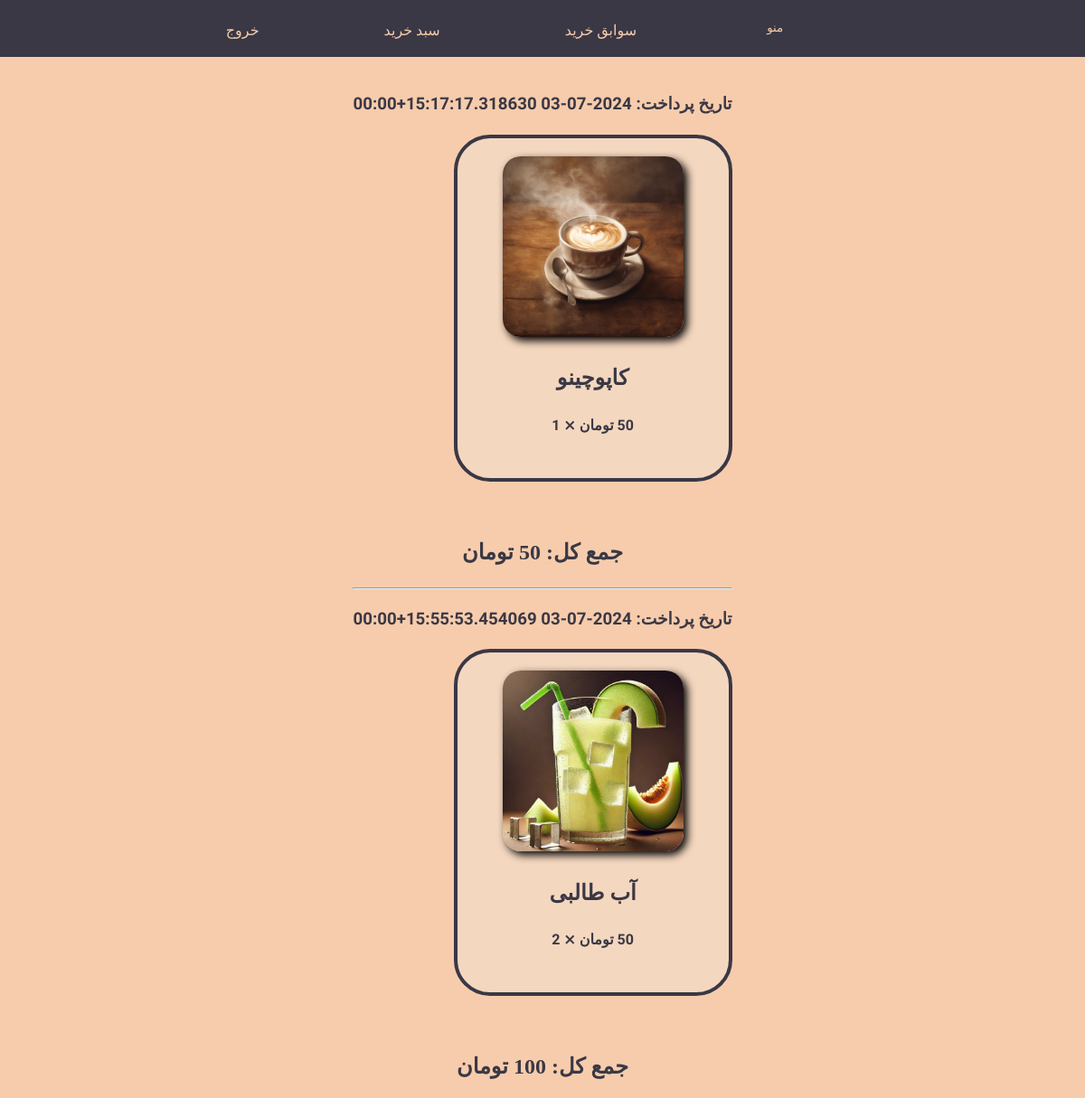
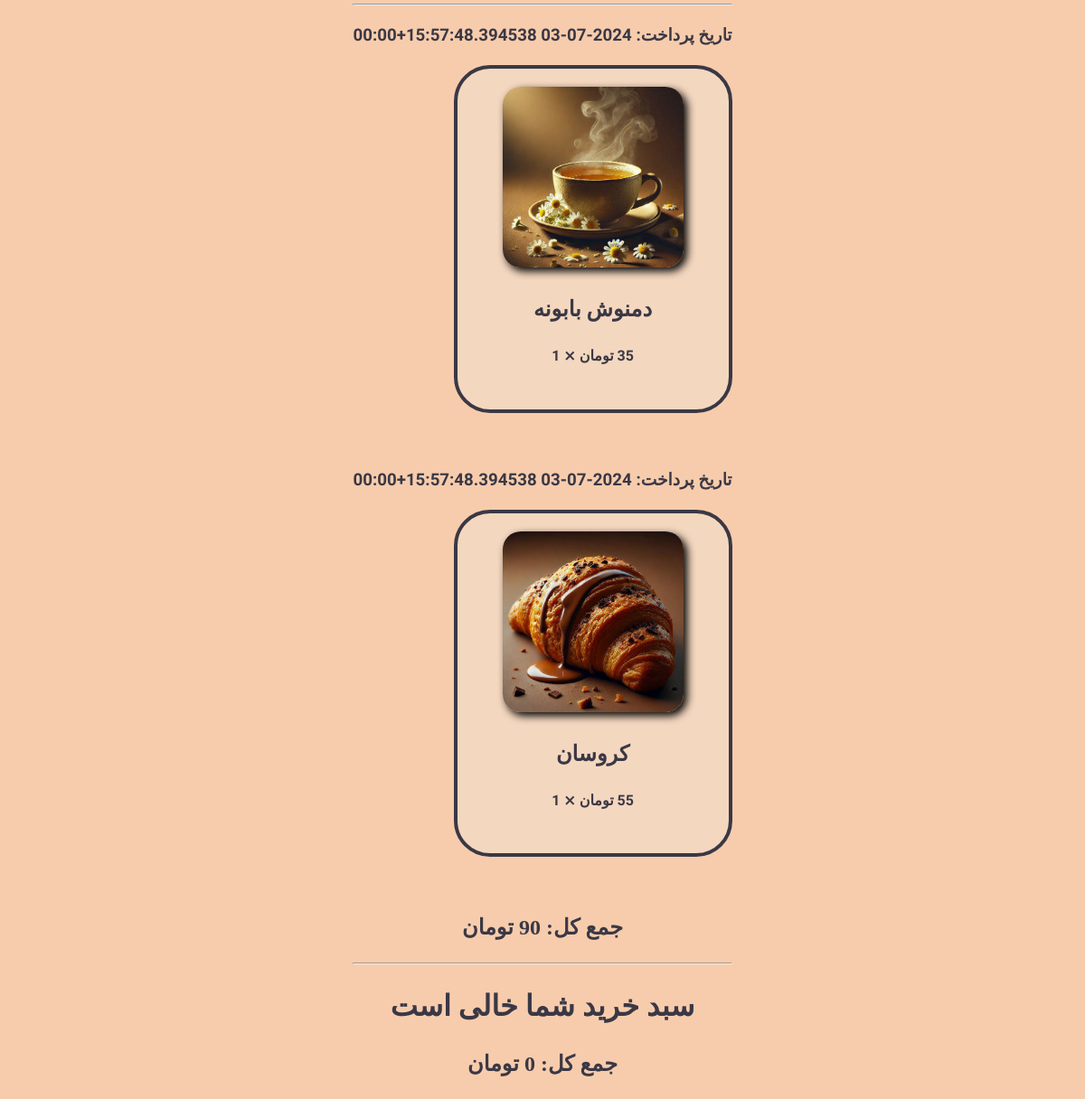
The app's page /cart/history (signed in) with its own data (2 pictures, top to bottom).
### accounts/models.py (models this page shows, shortened)
class CartItem(models.Model):
    cart = models.ForeignKey(Cart, on_delete=models.CASCADE, related_name="cart_items")
    product = models.ForeignKey(
        Product, on_delete=models.CASCADE, related_name="cart_items"
    )
    quantity = models.IntegerField(validators=[MinValueValidator(1)], default=0)
    created_at = models.DateTimeField(auto_now_add=True)
    @property
    def price(self):
        return self.product.price * self.quantity

class Cart(models.Model):
    class CartTypes(models.TextChoices):
        delivery = "DELIVERY", "Delivery"
        dine_in = "DINE_IN", "Dine-in"
    user = models.ForeignKey(User, on_delete=models.CASCADE, related_name="carts")
    is_purchased = models.BooleanField(default=False)
    created_at = models.DateTimeField(auto_now_add=True)
    purchased = models.DateTimeField(default=timezone.now)
    order_type = models.CharField(
        max_length=10, choices=CartTypes.choices, default=CartTypes.delivery
    )
    @property
    def total_price(self):
        return sum(cart_item.price for cart_item in self.cart_items.all())

class Product(models.Model):
    name = models.CharField(max_length=100)
    price = models.IntegerField()
    image = models.ImageField(upload_to="product/", blank=True, null=True)
    category = models.ForeignKey(
        Category,
        on_delete=models.CASCADE,
        related_name="products",
        blank=True,
        null=True,
    )
    ingredients = models.ManyToManyField("Storage", through="ProductIngredient")

### accounts/views.py (the view)
# urls.py: path("cart/history", views.cart_history_view, name="cart_history"),
@login_required
def cart_history_view(request):
    user = request.user
    carts = Cart.objects.filter(user=user, is_purchased=True)
    context = {"carts": carts}
    return render(request, "accounts/cart_history.html", context)

### accounts/templates/accounts/cart_history.html (shortened to what this page needs)
{% load static jformat humanize %}
<!DOCTYPE html>
<html lang="fa" dir="rtl">
<head>
<link rel='stylesheet' href='https://cdnjs.cloudflare.com/ajax/libs/font-awesome/5.15.3/css/all.min.css'>
<link href='https://unpkg.com/css.gg@2.0.0/icons/css/enter.css' rel='stylesheet'>
<link href='https://unpkg.com/css.gg@2.0.0/icons/css/shopping-cart.css' rel='stylesheet'>
<link href='https://unpkg.com/css.gg@2.0.0/icons/css/check-r.css' rel='stylesheet'>
<link href='https://unpkg.com/css.gg@2.0.0/icons/css/menu.css' rel='stylesheet'>
<link href='https://unpkg.com/css.gg@2.0.0/icons/css/coffee.css' rel='stylesheet'>
</head>
<body>
    <div class="navbar lalezar-regular">
        <nav>
            <ul>
                <li class="dropdown">
                    <div class="icon-label"><button class="dropbtn" >منو</button></div>
                <li>
                    <div class="icon-label"><a href="{% url 'cart_history' %}" class="name">سوابق خرید</a></div>
                </li>
                <li>
                    <div class="icon-label"><a href="{% url 'cart' %}" class="name">سبد خرید</a></div>
                </li>
                {% if user.is_authenticated %}
                    <li>
                        <div class="icon-label"><a href="{% url 'logout' %}" class="name" style="margin-left: 100px;">خروج</a></div>
                    </li>
                {% else %}
                <li>
                    <div class="icon-label"><i class="gg-enter icon"></i><a href="{% url 'login' %}" class="name">ورود به حساب کاربری</a></div>
                </li>
                {% endif %}
            </ul>
        </nav>
    </div>
    <div class="container d-flex justify-content-center my-50">
        <div class="row">
            {% for cart in carts %}
                {% for cart_item in cart.cart_items.all %}
                    <div class="col-md-10 lalezar-regular" style="margin: 1rem 0;">
                        <h3>تاریخ پرداخت: {{ cart.purchased|jformat:"%H:%M %Y/%m/%d"|safe }}</h3>
                    </div>
                    <div class="col-md-10 lalezar-regular">
                        <div class="card card-body" style="margin-bottom: 60px;" >
                            <div class="media align-items-center align-items-lg-start text-center text-lg-left flex-column flex-lg-row">
                                <div class="mr-2 mb-3 mb-lg-0">
                                    <img src="{% if cart_item.product.image %}{{ cart_item.product.image.url }}{% endif %}" width="200" height="200" alt="{{ cart_item.product.name }} image">
                                </div>
                                <div class="media-body ">
                                    <h2 class="media-title font-weight-semibold">
                                        {{ cart_item.product.name }}
                                    </h2>
                                </div>
                                <div class="mt-3 mt-lg-0 ml-lg-3 text-center">
                                    <h4 class="mb-0 font-weight-semibold">{{ cart_item.product.price|floatformat:"0g"|intcomma:False }} تومان &Cross; {{ cart_item.quantity }}</h4>
                                </div>
                            </div>
                            <br>
                        </div>
                    </div>
                {% empty %}
                    <h1>سبد خرید شما خالی است</h1>
                {% endfor %}
                <div class="col-md-10">
                    <h2>جمع کل: {{ cart.total_price|floatformat:"0g"|intcomma:False }} تومان</h2>
                </div>
                {% if not forloop.last %}
                    <hr>
                {% endif %}
            {% endfor %}
        </div>
    </div>
</body>
</html>

### accounts/templates/accounts/cart_history.html (style rules this page uses)
.lalezar-regular { font-family: "Lalezar", system-ui; font-weight: 400; font-style: normal; }
body { margin: 0; font-family:'lalezar-regular' font-size: .8125rem; font-weight: 400; line-height: 1.5385; color: #3a3845; text-align: center; background-color: #f7ccac; }
a { text-decoration: none !important; }
.container { display: flex; justify-content: center; }
.card { background-color: #f4d7bf; border: 4px solid #3a3845 ; padding-top: 20px; width: 300px; border-radius: 40px; }
img { border-radius: 20px; box-shadow: 4px 4px 10px rgba(0, 0, 0, 1); }
nav ul { display: flex; }
li { list-style: none; margin-right: 130px; }
.icon-label { display: flex; align-items: center; color: #f7ccac; margin-top: 6px; }
.icon-label a { text-decoration: none; }
.navbar { display: flex; background-color:#3a3845; justify-content: center; margin-bottom: 20px; }
.name { color: #f7ccac; }
.dropdown { position: relative; margin-left: auto; }
.dropbtn { background-color: inherit; color: #f7ccac; border: none; outline: none; font-family: inherit;; }

### records on screen
Cart: purchased|jformat "2024-07-03 15:17:17.318630+00:00", total_price "50"
CartItem: product.image (picture), product.name "کاپوچینو", product.price "50", quantity "1"
Cart: purchased|jformat "2024-07-03 15:55:53.454069+00:00", total_price "100"
CartItem: product.image (picture), product.name "آب طالبی", product.price "50", quantity "2"
Cart: purchased|jformat "2024-07-03 15:57:48.394538+00:00", total_price "90"
CartItem: product.image (picture), product.name "دمنوش بابونه", product.price "35", quantity "1"
CartItem: product.image (picture), product.name "کروسان", product.price "55", quantity "1"
Cart: total_price "0"
